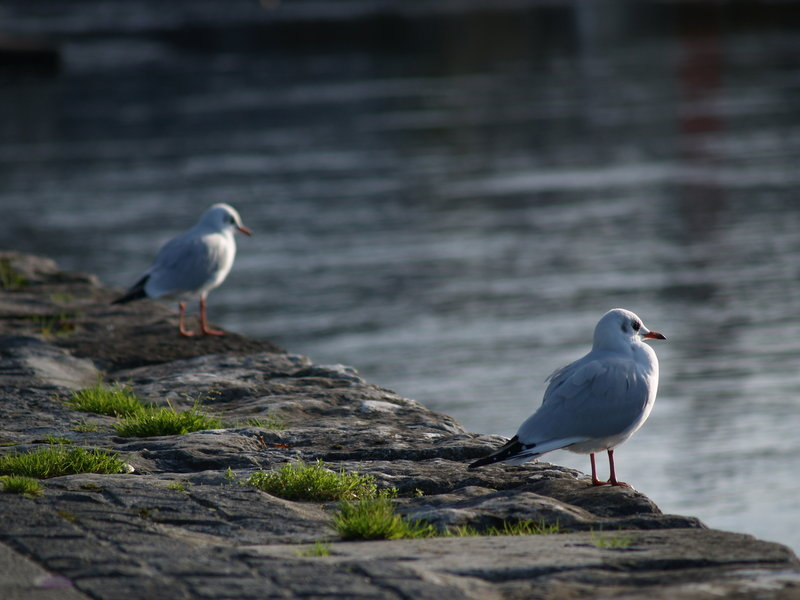
#> input picture crop/example.jpg, 800 x 600 px, found by its file name
$ python crop.py
#> lines starting #> are read from the running program, lines starting #| are printed output that depends on the picture
from PIL import Image

def crop(left, top, width, height):
#> called with left = 432, top = 295, width = 265, height = 210
    img = Image.open('example.jpg')
#> img is the input picture: PIL image 800x600 RGB; mean R, G, B 70.3, 75.9, 78.4
    box = (left, top, left+width, top+height)
    img.crop(box).save('cropped.jpg')
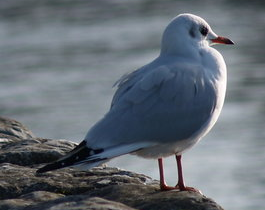
#> saved as cropped.jpg: PIL image 265x210 RGB; mean R, G, B 101.1, 108.8, 116.7

if __name__ == '__main__':
    crop(432, 295, 265, 210)
